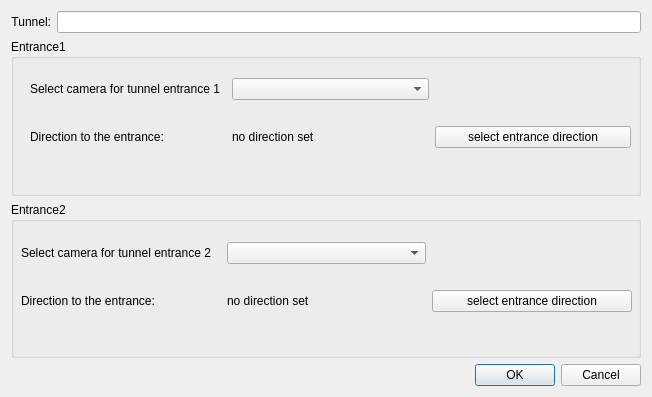
<?xml version="1.0" encoding="UTF-8"?>
<ui version="4.0">
 <class>DialogConfigureTunnel</class>
 <widget class="QDialog" name="DialogConfigureTunnel">
  <property name="geometry">
   <rect>
    <x>0</x>
    <y>0</y>
    <width>652</width>
    <height>397</height>
   </rect>
  </property>
  <property name="windowTitle">
   <string>Configure Tunnel</string>
  </property>
  <layout class="QGridLayout" name="gridLayout">
   <item row="0" column="0">
    <layout class="QGridLayout" name="gridLayout_entrance_direction">
     <property name="sizeConstraint">
      <enum>QLayout::SizeConstraint::SetFixedSize</enum>
     </property>
     <item row="1" column="0">
      <widget class="QLabel" name="label_7">
       <property name="text">
        <string>Tunnel:</string>
       </property>
       <property name="alignment">
        <set>Qt::AlignmentFlag::AlignRight|Qt::AlignmentFlag::AlignTrailing|Qt::AlignmentFlag::AlignVCenter</set>
       </property>
      </widget>
     </item>
     <item row="2" column="0" colspan="2">
      <widget class="QGroupBox" name="groupBox">
       <property name="title">
        <string>Entrance1</string>
       </property>
       <widget class="QWidget" name="gridLayoutWidget">
        <property name="geometry">
         <rect>
          <x>19</x>
          <y>19</y>
          <width>601</width>
          <height>111</height>
         </rect>
        </property>
        <layout class="QGridLayout" name="gridLayout_2">
         <item row="0" column="0">
          <widget class="QLabel" name="label_8">
           <property name="text">
            <string>Select camera for tunnel entrance 1</string>
           </property>
          </widget>
         </item>
         <item row="1" column="0">
          <widget class="QLabel" name="label_2">
           <property name="text">
            <string>Direction to the entrance:</string>
           </property>
          </widget>
         </item>
         <item row="0" column="1">
          <widget class="QComboBox" name="comboBox_camera_1"/>
         </item>
         <item row="1" column="2">
          <widget class="QPushButton" name="pushButton_direction_camera_1">
           <property name="text">
            <string>select entrance direction</string>
           </property>
          </widget>
         </item>
         <item row="1" column="1">
          <widget class="QLabel" name="label_direction_camera_1">
           <property name="text">
            <string>no direction set</string>
           </property>
          </widget>
         </item>
        </layout>
       </widget>
      </widget>
     </item>
     <item row="3" column="0" colspan="2">
      <widget class="QGroupBox" name="groupBox_2">
       <property name="title">
        <string>Entrance2</string>
       </property>
       <widget class="QWidget" name="gridLayoutWidget_2">
        <property name="geometry">
         <rect>
          <x>10</x>
          <y>20</y>
          <width>611</width>
          <height>111</height>
         </rect>
        </property>
        <layout class="QGridLayout" name="gridLayout_4">
         <item row="1" column="0">
          <widget class="QLabel" name="label_3">
           <property name="text">
            <string>Direction to the entrance:</string>
           </property>
          </widget>
         </item>
         <item row="0" column="1">
          <widget class="QComboBox" name="comboBox_camera_2"/>
         </item>
         <item row="1" column="1">
          <widget class="QLabel" name="label_direction_camera_2">
           <property name="text">
            <string>no direction set</string>
           </property>
          </widget>
         </item>
         <item row="0" column="0">
          <widget class="QLabel" name="label">
           <property name="text">
            <string>Select camera for tunnel entrance 2</string>
           </property>
          </widget>
         </item>
         <item row="1" column="2">
          <widget class="QPushButton" name="pushButton_direction_camera_2">
           <property name="text">
            <string>select entrance direction</string>
           </property>
          </widget>
         </item>
        </layout>
       </widget>
      </widget>
     </item>
     <item row="1" column="1">
      <widget class="QLineEdit" name="lineEdit_tunnel_name"/>
     </item>
    </layout>
   </item>
   <item row="3" column="0">
    <widget class="QDialogButtonBox" name="buttonBox">
     <property name="orientation">
      <enum>Qt::Orientation::Horizontal</enum>
     </property>
     <property name="standardButtons">
      <set>QDialogButtonBox::StandardButton::Cancel|QDialogButtonBox::StandardButton::Ok</set>
     </property>
    </widget>
   </item>
  </layout>
 </widget>
 <resources/>
 <connections>
  <connection>
   <sender>buttonBox</sender>
   <signal>accepted()</signal>
   <receiver>DialogConfigureTunnel</receiver>
   <slot>accept()</slot>
   <hints>
    <hint type="sourcelabel">
     <x>248</x>
     <y>254</y>
    </hint>
    <hint type="destinationlabel">
     <x>157</x>
     <y>274</y>
    </hint>
   </hints>
  </connection>
  <connection>
   <sender>buttonBox</sender>
   <signal>rejected()</signal>
   <receiver>DialogConfigureTunnel</receiver>
   <slot>reject()</slot>
   <hints>
    <hint type="sourcelabel">
     <x>316</x>
     <y>260</y>
    </hint>
    <hint type="destinationlabel">
     <x>286</x>
     <y>274</y>
    </hint>
   </hints>
  </connection>
 </connections>
</ui>
